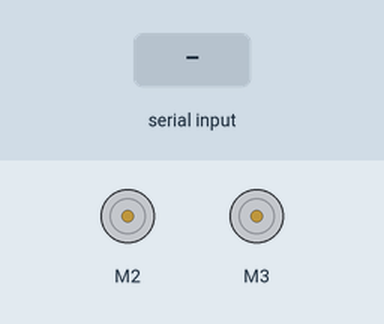
Recording of a sketch running on a simulated Arduino Uno, built with avr-gcc and run on an emulated ATmega328P. Shown: 2 × DC motor (green arrow = forward, orange = backward, longer = faster). The inputs (shaded band) are chosen by the test bench. What the sketch prints to the serial monitor is not drawn.

Above: at 1.2 s.
1.3 s: "L90\n" received over Serial
At 4.2 s:
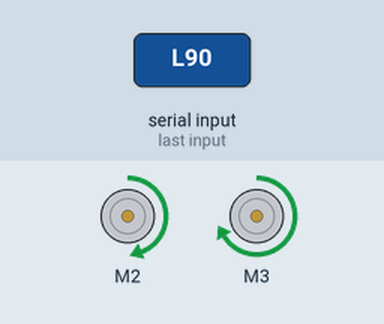
4.3 s: "L,45\n" received over Serial
At 6.3 s:
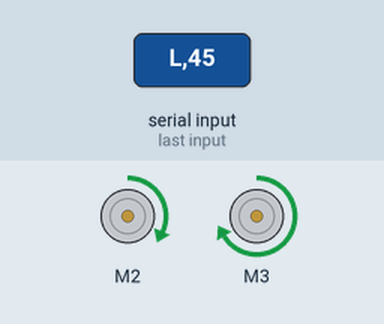
7.3 s: "R90\n" received over Serial
At 9.8 s:
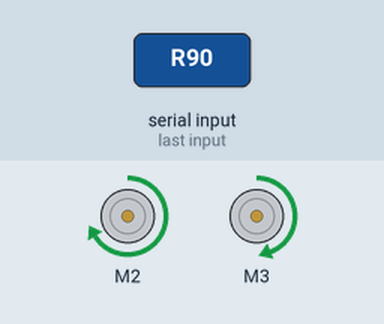
10.3 s: "R,45\n" received over Serial
At 11.4 s:
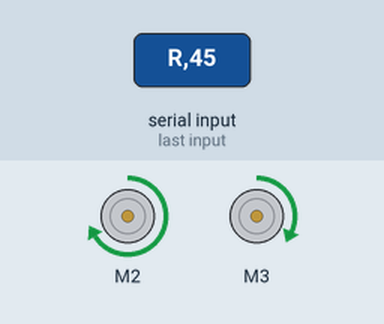
12.5 s: "L\n" received over Serial
At 14.8 s:
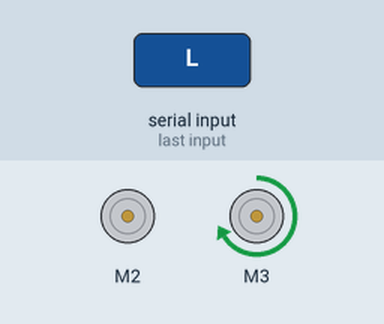
15.5 s: "R\n" received over Serial
At 18.4 s:
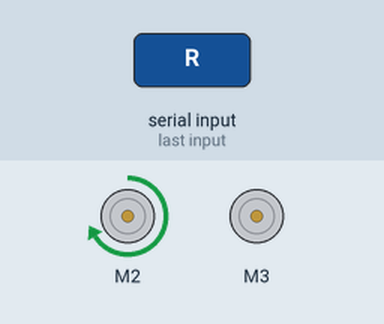
Timing chart, 0 to 19.5 s (numbered marks = the images above; inputs shaded):
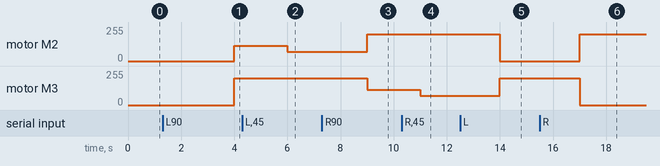

The sketch:

move_with_serial.ino
```cpp
#include <AFMotor.h>
AF_DCMotor motor1(2);
AF_DCMotor motor2(3);

String Speed; char LorR; int i, s;
byte DataToRead[6];

void setup() {
  Serial.begin(9600);
}
void loop() {
  DataToRead[5] = '\n'; Serial.readBytesUntil(char(13), DataToRead, 5);
  /* For Debugging, send string to RPi */
  for (i = 0; i < 6; i++) {
    Serial.write(DataToRead[i]);
    if (DataToRead[i] == '\n') break;
  }
  LorR = DataToRead[0];
  Speed = "";
  for (i = 1; (DataToRead[i] != '\n') && (i < 6); i++) {
    Speed += DataToRead[i];
  }
  s = Speed.toInt();
  if (LorR == 'L') {
    // Turn left wheel with spd s
    motor1.setSpeed(s);
    motor2.setSpeed(200);
    motor1.run(RELEASE);
    motor2.run(RELEASE);
    motor1.run(FORWARD);
    motor2.run(FORWARD);
    }
  else if (LorR == 'R') {
  // Turn right wheel with spd s
    motor1.setSpeed(200);
    motor2.setSpeed(s);
    motor1.run(RELEASE);
    motor2.run(RELEASE);
    motor1.run(FORWARD);
    motor2.run(FORWARD);
  }
  delay(2000);
}
```

Measured:
- after the input at 1.3 s, motor M2: stopped → forward 116/255 after 2.7 s; motor M3: stopped → forward 200/255 after 2.7 s
- after the input at 4.3 s, motor M2: forward 116/255 → forward 69/255 after 1.7 s
- after the input at 7.3 s, motor M2: forward 69/255 → forward 200/255 after 1.7 s; motor M3: forward 200/255 → forward 116/255 after 1.7 s
- after the input at 10.3 s, motor M3: forward 116/255 → forward 69/255 after 0.70 s
- after the input at 12.5 s, motor M2: forward 200/255 → stopped after 1.5 s; motor M3: forward 69/255 → forward 200/255 after 1.5 s
- after the input at 15.5 s, motor M2: stopped → forward 200/255 after 1.5 s; motor M3: forward 200/255 → stopped after 1.5 s
